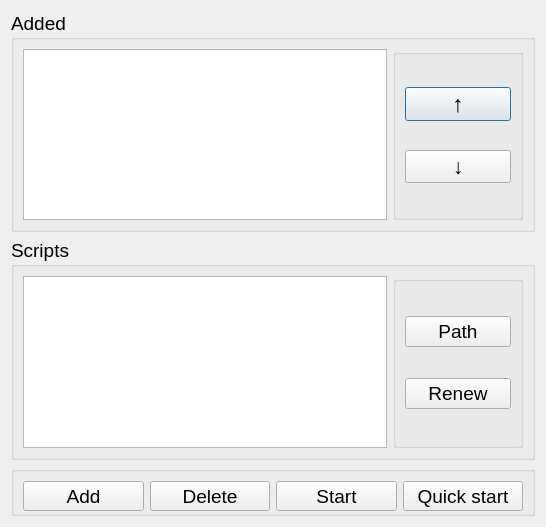
<?xml version="1.0" encoding="UTF-8"?>
<ui version="4.0">
 <class>Script</class>
 <widget class="QDialog" name="Script">
  <property name="geometry">
   <rect>
    <x>0</x>
    <y>0</y>
    <width>546</width>
    <height>527</height>
   </rect>
  </property>
  <property name="windowTitle">
   <string>Dialog</string>
  </property>
  <layout class="QVBoxLayout" name="verticalLayout">
   <item>
    <widget class="QGroupBox" name="groupBox_3">
     <property name="font">
      <font>
       <pointsize>14</pointsize>
      </font>
     </property>
     <property name="title">
      <string>Added</string>
     </property>
     <layout class="QHBoxLayout" name="horizontalLayout_2">
      <item>
       <widget class="QListWidget" name="listWidget"/>
      </item>
      <item>
       <widget class="QGroupBox" name="groupBox_4">
        <property name="minimumSize">
         <size>
          <width>130</width>
          <height>0</height>
         </size>
        </property>
        <property name="font">
         <font>
          <pointsize>17</pointsize>
         </font>
        </property>
        <property name="title">
         <string/>
        </property>
        <layout class="QVBoxLayout" name="verticalLayout_2">
         <item>
          <widget class="QPushButton" name="pushButton_5">
           <property name="font">
            <font>
             <pointsize>17</pointsize>
             <weight>75</weight>
             <bold>true</bold>
            </font>
           </property>
           <property name="text">
            <string>↑</string>
           </property>
          </widget>
         </item>
         <item>
          <widget class="QPushButton" name="pushButton_6">
           <property name="font">
            <font>
             <pointsize>16</pointsize>
             <weight>75</weight>
             <bold>true</bold>
            </font>
           </property>
           <property name="text">
            <string>↓</string>
           </property>
          </widget>
         </item>
        </layout>
       </widget>
      </item>
     </layout>
    </widget>
   </item>
   <item>
    <widget class="QGroupBox" name="groupBox_2">
     <property name="font">
      <font>
       <pointsize>14</pointsize>
      </font>
     </property>
     <property name="title">
      <string>Scripts</string>
     </property>
     <layout class="QHBoxLayout" name="horizontalLayout_3">
      <item>
       <widget class="QListWidget" name="listWidget_2"/>
      </item>
      <item>
       <widget class="QGroupBox" name="groupBox_5">
        <property name="minimumSize">
         <size>
          <width>130</width>
          <height>0</height>
         </size>
        </property>
        <property name="title">
         <string/>
        </property>
        <layout class="QVBoxLayout" name="verticalLayout_3">
         <item>
          <widget class="QPushButton" name="pushButton_8">
           <property name="text">
            <string>Path</string>
           </property>
          </widget>
         </item>
         <item>
          <widget class="QPushButton" name="pushButton_7">
           <property name="text">
            <string>Renew</string>
           </property>
          </widget>
         </item>
        </layout>
       </widget>
      </item>
     </layout>
    </widget>
   </item>
   <item>
    <widget class="QGroupBox" name="groupBox">
     <property name="minimumSize">
      <size>
       <width>0</width>
       <height>50</height>
      </size>
     </property>
     <property name="font">
      <font>
       <pointsize>14</pointsize>
      </font>
     </property>
     <property name="title">
      <string/>
     </property>
     <layout class="QHBoxLayout" name="horizontalLayout">
      <item>
       <widget class="QPushButton" name="pushButton">
        <property name="minimumSize">
         <size>
          <width>0</width>
          <height>30</height>
         </size>
        </property>
        <property name="font">
         <font>
          <pointsize>14</pointsize>
         </font>
        </property>
        <property name="text">
         <string>Add</string>
        </property>
       </widget>
      </item>
      <item>
       <widget class="QPushButton" name="pushButton_2">
        <property name="minimumSize">
         <size>
          <width>0</width>
          <height>30</height>
         </size>
        </property>
        <property name="text">
         <string>Delete</string>
        </property>
       </widget>
      </item>
      <item>
       <widget class="QPushButton" name="pushButton_3">
        <property name="minimumSize">
         <size>
          <width>0</width>
          <height>30</height>
         </size>
        </property>
        <property name="text">
         <string>Start</string>
        </property>
       </widget>
      </item>
      <item>
       <widget class="QPushButton" name="pushButton_4">
        <property name="minimumSize">
         <size>
          <width>0</width>
          <height>30</height>
         </size>
        </property>
        <property name="text">
         <string>Quick start</string>
        </property>
       </widget>
      </item>
     </layout>
    </widget>
   </item>
  </layout>
 </widget>
 <resources/>
 <connections/>
</ui>
